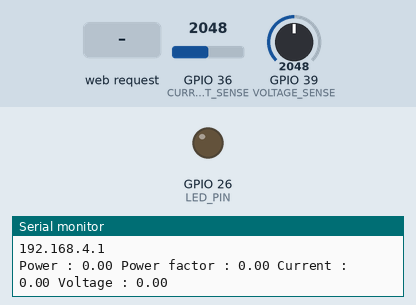
This program was run on a simulated ESP32. Shown: output pins drawn as LEDs (lit = HIGH), the last lines printed to the serial monitor. The inputs (shaded band) are chosen by the test bench; at power-on: GPIO 36 (CURRENT_SENSE) = 2048, GPIO 39 (VOLTAGE_SENSE) = 2048. Storage starts empty.

Above: at 1.2 s.
1.3 s: HTTP request GET /on received
At 1.6 s:
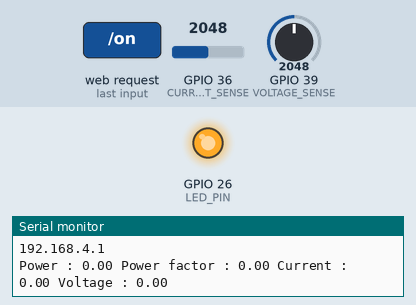
2.8 s: HTTP request GET /off received
At 3.9 s:
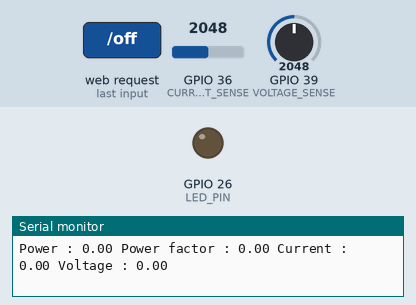
Timing chart, 0 to 5.8 s (numbered marks = the images above; inputs shaded):
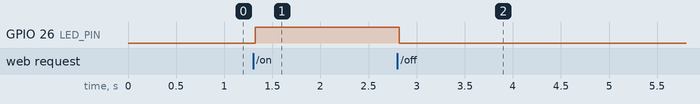

Measured:
- after the input at 1.3 s, GPIO 26 (LED_PIN): LOW → HIGH at once
- after the input at 2.8 s, GPIO 26 (LED_PIN): HIGH → LOW at once

The program:

main.cpp
```cpp
#include <Arduino.h>
#include <WiFi.h>
#include <AsyncTCP.h>
#include <ESPAsyncWebServer.h>
#include <LittleFS.h>
#include "Credentials.h"

#define LED_PIN 26
#define VOLTAGE_SENSE 39
#define CURRENT_SENSE 36

// Measurement variables
uint16_t totalTime = 0;
uint32_t currentTime = 0;
uint32_t lastEventTime = 0;
uint32_t lastMeasurementTime = 0;
uint8_t elapsedTimeSinceLastMeasurement = 0;
uint16_t elapsedTimeSinceLastEvent = 0;
uint8_t measurementInterval = 1;
uint16_t eventInterval = 1000;

AsyncWebServer server(80);

// Create an Event Source on /events
AsyncEventSource events("/events");

// Create variables to store measurements
float voltageRMS;
float currentRMS;

float previousVoltage;

double realEnergy;
double apparentEnergy;

float voltage;
float current;
float power;
float powerFactor;

double voltageIntegral;
double currentIntegral;

// put function declarations here:
void notFound(AsyncWebServerRequest *request);
String ledOn();
String ledOff();

void setup() {
  // put your setup code here, to run once:
  pinMode(CURRENT_SENSE,INPUT);
  pinMode(VOLTAGE_SENSE,INPUT);
  pinMode(LED_PIN,OUTPUT);
  Serial.begin(115200);
  LittleFS.begin();

  // Begin Wifi access point
  if (!WiFi.softAP(SSID, PASSWORD)) {
    log_e("Soft AP creation failed.");
    while(1);
  }

  Serial.println("Access Point started");
  Serial.println(WiFi.softAPIP());

  // Route for root index.html
  server.on("/", HTTP_GET, [](AsyncWebServerRequest *request)
            { request->send(LittleFS, "/index.html", "text/html"); });

  // Route for root index.css
  server.on("/index.css", HTTP_GET, [](AsyncWebServerRequest *request)
            { request->send(LittleFS, "/index.css", "text/css"); });

  // Route for root index.js
  server.on("/index.js", HTTP_GET, [](AsyncWebServerRequest *request)
            { request->send(LittleFS, "/index.js", "text/javascript"); });

  // Route for root bulbOffBaby.png
  server.on("/bulbOffBaby.png", HTTP_GET, [](AsyncWebServerRequest *request)
            { request->send(LittleFS, "/bulbOffBaby.png", "image/png"); });

  // Route for root bulbOffBaby.png
  server.on("/bulbOnBaby.png", HTTP_GET, [](AsyncWebServerRequest *request)
            { request->send(LittleFS, "/bulbOnBaby.png", "image/png"); });

  // Route for turning on the LED
  server.on("/on", HTTP_ANY, [](AsyncWebServerRequest *request){
    request->send(200, "text/plain", ledOn().c_str());});

  // Route for turning off the LED
  server.on("/off", HTTP_ANY, [](AsyncWebServerRequest *request){
  request->send(200, "text/plain", ledOff().c_str());});

  // Event handling for client connection
  events.onConnect([](AsyncEventSourceClient *client){
    if(client->lastId()){
      Serial.printf("Client reconnected! Last message ID that it got is: %u\n", client->lastId());
    }

    // Send a welcome message to the client
    client->send("hi!", NULL, millis(), 10000);
  });

  // Set up notFound handler and add event handler
  server.onNotFound(notFound);
  server.addHandler(&events);

  // Start the server
  server.begin();
}

void loop() {
  // put your main code here, to run repeatedly:
  currentTime = millis();
  elapsedTimeSinceLastMeasurement = (currentTime - lastMeasurementTime);
  elapsedTimeSinceLastEvent = (currentTime - lastEventTime);

  if(elapsedTimeSinceLastEvent > eventInterval){
    // Send Events to the Web Server with the Sensor Readings:
    events.send(String(voltageRMS).c_str(),"voltage",millis());
    events.send(String(currentRMS).c_str(),"current",millis());
    events.send(String(power).c_str(),"power",millis());
    events.send(String(powerFactor).c_str(),"power_factor",millis());
    lastEventTime = millis();
    Serial.print("Power : ");
    Serial.print(power);
    Serial.print(" ");
    Serial.print("Power factor : ");
    Serial.print(powerFactor);
    Serial.print(" ");
    Serial.print("Current : ");
    Serial.print(currentRMS);
    Serial.print(" ");
    Serial.print("Voltage : ");
    Serial.print(voltageRMS);
    Serial.println(" ");

  }
  // Perform measurements
  if (elapsedTimeSinceLastMeasurement > measurementInterval) {
    previousVoltage = voltage;
    voltage = map(analogRead(VOLTAGE_SENSE),0,4095,-510,+510);
    current = map(analogRead(CURRENT_SENSE),0,4095,-2.5,+2.5);


    // Calculate RMS values and power factors
    if(previousVoltage < 0 && voltage >=0){
      voltageRMS = 0.5 * voltageRMS + 0.5 * sqrtf(voltageIntegral / totalTime);
      currentRMS = 0.9 * currentRMS + 0.1 * sqrtf(currentIntegral / totalTime);
      powerFactor = realEnergy/apparentEnergy;
      power = realEnergy / totalTime;

      // Reset variables for the next measurement cycle
      totalTime = 0;
      voltageIntegral = 0;
      currentIntegral = 0;
      realEnergy = 0;
      apparentEnergy = 0;
    }

    // Update cumulative values for measurements
    totalTime += elapsedTimeSinceLastMeasurement;
    voltageIntegral += voltage*voltage * elapsedTimeSinceLastMeasurement;
    currentIntegral += current*current * elapsedTimeSinceLastMeasurement;
    realEnergy += current*voltage * elapsedTimeSinceLastMeasurement;
    apparentEnergy += abs(current*voltage) * elapsedTimeSinceLastMeasurement;

    // Update the time of the last measurement
    lastMeasurementTime = millis();
  }

}

// put function definitions here:
void notFound(AsyncWebServerRequest *request){
  request->send(404, "text/plain", "Not found");
}

// Function to turn on the LED and return a status message
String ledOn(){
  digitalWrite(LED_PIN,HIGH);
  return "led on";
}

// Function to turn off the LED and return a status message
String ledOff(){
  digitalWrite(LED_PIN,LOW);
  return "led off";
}
```

Credentials.h
```cpp
// replace by your credentials
#define SSID "IOT Plug"
#define PASSWORD "12345678"
```
